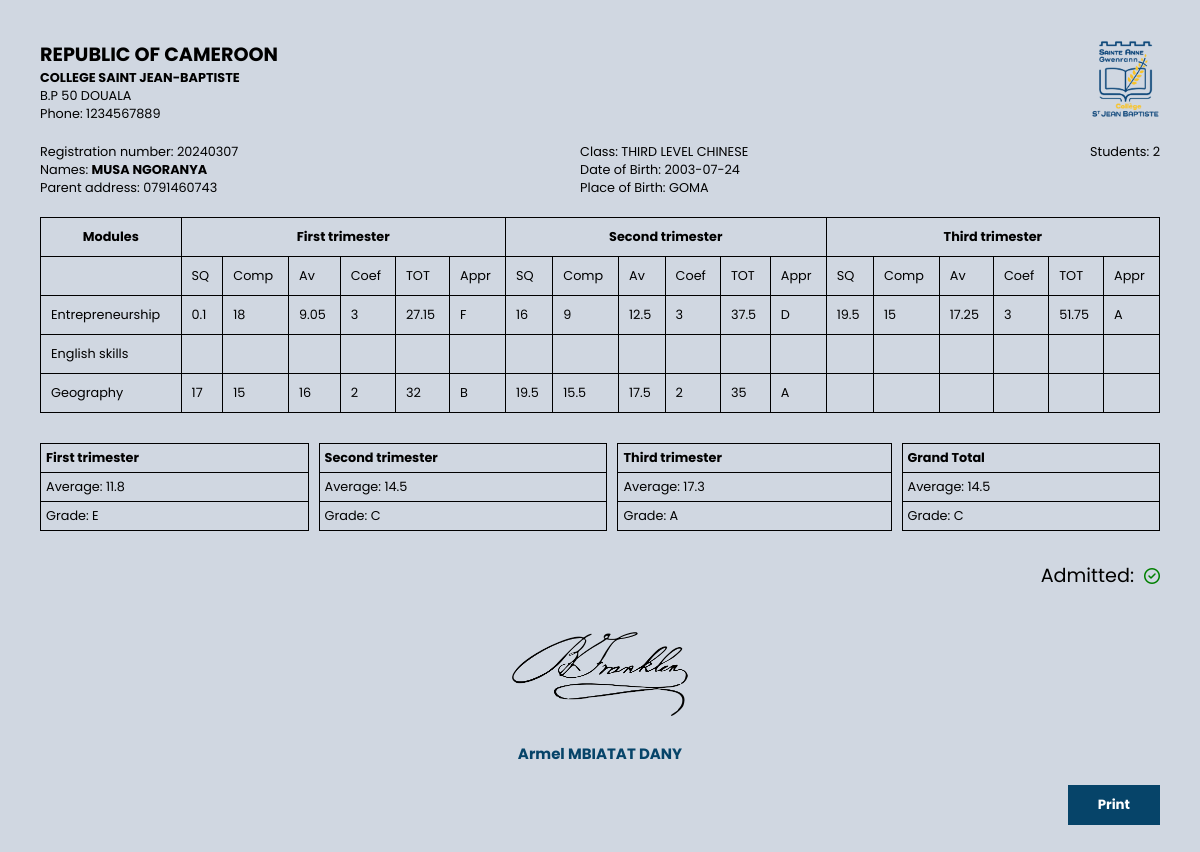
/pages/formteacher/bulletin/bulletin_per_student.php?student_id=5 (signed in), run on the app's committed database.
### tables this page shows
CREATE TABLE `students_per_class` (
  `student_id` int(11) NOT NULL,
  `regnumber` varchar(10) NOT NULL,
  `fname` varchar(255) NOT NULL,
  `lname` varchar(255) NOT NULL,
  `parent_address` varchar(255) NOT NULL,
  `Dob` date NOT NULL,
  `Pob` varchar(255) NOT NULL,
  `class_id` int(11) NOT NULL
);

CREATE TABLE `classes` (
  `class_id` int(11) NOT NULL,
  `class_name` varchar(255) NOT NULL
);

CREATE TABLE `marksheets` (
  `marksheet_id` int(11) NOT NULL,
  `SQ` float NOT NULL,
  `comp` float NOT NULL,
  `total` float NOT NULL,
  `student_id` int(11) NOT NULL,
  `course_id` int(11) NOT NULL,
  `trim_id` int(11) NOT NULL,
  `class_id` int(11) NOT NULL
);

### models/table_queries.php (called while the page is built, shortened)
<?php
$servername = "localhost";
$username = "root";
$password = "";
$dbname = "students_marksheet_management_system";
$conn = new mysqli($servername, $username, $password, $dbname);
$class_id = $_SESSION['class_id'];
$sql_courses = "SELECT DISTINCT c.course_name, c.coefficient
                FROM courses c
                JOIN courses cc ON c.course_id = cc.course_id
                WHERE cc.class_id = $class_id";
$result_courses = $conn->query($sql_courses);
$courses = [];
if ($result_courses->num_rows > 0) {
    while($row_course = $result_courses->fetch_assoc()) {
        $courses[] = [
            'course_name' => $row_course["course_name"],
            'coefficient' => $row_course["coefficient"]
        ];
    }
}
$sql_trimesters = "SELECT DISTINCT trimester_name FROM trimeters";
$result_trimesters = $conn->query($sql_trimesters);
$trimesters = [];
if ($result_trimesters->num_rows > 0) {
    while($row_trimester = $result_trimesters->fetch_assoc()) {
        $trimesters[] = $row_trimester["trimester_name"];
    }
}
$stmt=$db->prepare("SELECT COUNT(DISTINCT spc.student_id)  as studentID, c.* FROM students_per_class spc LEFT JOIN classes c ON spc.class_id=c.class_id WHERE c.class_id ={$_SESSION['class_id']}");
$stmt->execute();
$countstudent=$stmt->fetchAll(PDO::FETCH_OBJ);
?>

### pages/formteacher/bulletin/bulletin_per_student.php (the view, shortened to what this page needs)
<?php
require_once('../../../database/DBConnection.php');
?>
<!DOCTYPE html>
<html lang="en">
<head>
    <link rel="stylesheet" href="../../../css/index.css">
    <link rel="stylesheet" href="https://cdnjs.cloudflare.com/ajax/libs/font-awesome/6.5.1/css/all.min.css"/>
</head>
<body>
<section class="table-section">
    <?php
require_once('../../../models/table_queries.php');
if (isset($_GET['student_id']) && !empty($_GET['student_id'])) {
    $id = $_GET['student_id'];
    $request = $conn->prepare("SELECT s.*, c.class_name
    FROM students_per_class s
    JOIN classes c ON s.class_id = c.class_id
    WHERE s.class_id = ? AND student_id = ?");
    $request->bind_param("ii", $class_id, $id);
    $request->execute();
    $stmt = $request->get_result();
    $row = $stmt->fetch_assoc();
    if ($row) {
        $student_id = $row["student_id"];
        $regnumber = $row["regnumber"];
        $student_name = $row["fname"];
        $student_lname = $row["lname"];
        $class_name = $row["class_name"];
        $parentAdress = $row["parent_address"];
        $Dob = $row["Dob"];
        $Pob = $row["Pob"];
        ?>
        <div class="top-section">
            <div class="bulletin-title">
                <h2>REPUBLIC OF CAMEROON</h2>
                <h4>COLLEGE SAINT JEAN-BAPTISTE</h4>
                <p>B.P 50 DOUALA</p>
                <P>Phone: 1234567889</P>
            </div>
            <div class="school-logo">
                <p><img src="../../../images/logo-st-jean.png" alt=""></p>
            </div>
        </div>
        <div class="identity">
            <div>
                <p>Registration number: <span><?= $regnumber?></span></p>
                <p>Names: <strong><?= $student_name.' '. $student_lname?></strong></p>
                <p>Parent address: <span><?= $parentAdress?></span></p>
            </div>
            <div>
                <p>Class: <?= $class_name?></p>
                <p>Date of Birth: <span><?=$Dob?></span></p>
                <p>Place of Birth: <span><?=$Pob?></span></p>
            </div>
            <div>
                <p>Students: <span><?php foreach($countstudent as $numberof_student) echo $numberof_student->studentID ?></span></p>
            </div>
        </div>
        <?php
        echo "<table>
                <tr>
                    <th>Modules</th>";
        foreach ($trimesters as $trimester) {
            echo "<th colspan='6'>$trimester</th>";
        }
        echo "</tr>";
        echo "<tr>
                <td></td>";
        foreach ($trimesters as $trimester) {
            echo "<td>SQ</td><td>Comp</td><td>Av</td><td>Coef</td><td>TOT</td><td>Appr</td>";
        }
        echo "</tr>";
        foreach ($courses as $course) {
            $course_name = $course['course_name'];
            $coefficient = $course['coefficient'];
            echo "<tr>
                    <td>$course_name</td>";
            foreach ($trimesters as $trimester) {
                $sql_marks = "SELECT ms.SQ, ms.comp
                            FROM marksheets ms
                            JOIN trimeters t ON ms.trim_id = t.trim_id
                            JOIN courses co ON ms.course_id = co.course_id
                            WHERE co.course_name = '{$course['course_name']}' AND t.trimester_name = '$trimester' AND ms.student_id = $student_id ";
                $result_marks = $conn->query($sql_marks);
                if (mysqli_num_rows($result_marks) > 0) {
                    $row_marks = $result_marks->fetch_assoc();
                    $av=($row_marks["SQ"] + $row_marks["comp"] )/2;
                    $tot=$av * $coefficient;
                    ?> <?= !empty($row_marks["SQ"]) ? "<td>{$row_marks['SQ']}</td>" : "<td>0</td>"; ?>
                    <?= !empty($row_marks["comp"]) ? "<td>{$row_marks['comp']}</td>" : "<td>0</td>"; ?>
                    <?= !empty($av) ? "<td>{$av}</td>" : "<td></td>"; ?>
                    <?= !empty($coefficient) ? "<td>{$coefficient}</td>" : "<td>0</td>"; ?>
                    <?= !empty($tot) ? "<td>{$tot}</td>" : "<td>0</td>"; ?>
                    <?= empty($av) ? "<td></td>" :
                        ($av < 10 ? "<td>F</td>" :
                            ($av >= 10 && $av < 12 ? "<td>E</td>" :
                                ($av >= 12 && $av < 13 ? "<td>D</td>" :
                                    ($av >= 13 && $av < 15 ? "<td>C</td>" :
                                        ($av >= 15 && $av < 17 ? "<td>B</td>" :
                                            ($av >= 17 && $av <= 20 ? "<td>A</td>" : "<td></td>")
                                        )
                                    )
                                )
                            )
                        ); ?>
                    <?php
             } else {
                    echo "<td></td><td></td><td></td><td></td><td></td><td></td>";
                }
            }
            echo "</tr>";
        }
        echo "</table>";
        ?>
        <div class="marks-content">
            <?php
            $grand_total = 0;
            foreach ($trimesters as $trimester) {
                $sql_course_check = "SELECT COUNT(*) AS course_count
                                     FROM marksheets ms
                                     JOIN trimeters t ON ms.trim_id = t.trim_id
                                     WHERE t.trimester_name = '$trimester' AND ms.student_id = $student_id";
                $result_course_check = $conn->query($sql_course_check);
                $course_count = 0;
                if ($result_course_check->num_rows > 0) {
                    $row_course_check = $result_course_check->fetch_assoc();
                    $course_count = $row_course_check['course_count'];
                }
                $sql_total_marks = "SELECT  SUM(ms.total) as total_marks, SUM(cr.coefficient) AS coefficients
                                    FROM marksheets ms
                                    JOIN trimeters t ON ms.trim_id = t.trim_id
                                    JOIN courses cr ON ms.course_id = cr.course_id
                                    WHERE t.trimester_name = '$trimester' AND ms.student_id = $student_id";
                $result_total_marks = $conn->query($sql_total_marks);
                $total_marks = 0;
                if ($result_total_marks->num_rows > 0) {
                    $row_total_marks = $result_total_marks->fetch_assoc();
                    $coeff = $row_total_marks['coefficients'];
                    if ($coeff != 0) {
                        $total_marks = $row_total_marks['total_marks'] / $coeff;
                    } else {
                        $total_marks = 0;
                    }
                }
                if (! $course_count == 0) {
                    echo "<div class='bulletin-result $trimester'>
                    <h4>$trimester</h4>";
                    ?>
                           <p>Average: <?= number_format($total_marks,1)?></p>
                           <p>Grade:
                                <span>
                                <?= empty($total_marks) ? "" :
                                    ($total_marks < 10 ? "F" :
                                        ($total_marks >= 10 && $total_marks < 12 ? "E" :
                                            ($total_marks >= 12 && $total_marks < 13 ? "D" :
                                                ($total_marks >= 13 && $total_marks < 15 ? "C" :
                                                    ($total_marks >= 15 && $total_marks < 17 ? "B" :
                                                        ($total_marks >= 17 && $total_marks <= 20 ? "A" : "")
                                                    )
                                                )
                                            )
                                        )
                                ); ?>
                                </span>
                            </p>
                    <?php
                    echo" </div>";
                }
                $grand_total += $total_marks/3;
            }
            if($grand_total !=0){
                ?>
                    <div class='bulletin-result tot-gen'>
                    <h4>Grand Total</h4>
                    <p>Average: <?= number_format($grand_total,1) ?></p>
                    <p>Grade:
                         <span>
                         <?= empty($grand_total) ? "" :
                             ($grand_total < 10 ? "F" :
                                 ($grand_total >= 10 && $grand_total < 12 ? "E" :
                                     ($grand_total>= 12 && $grand_total < 13 ? "D" :
                                         ($grand_total >= 13 && $grand_total < 15 ? "C" :
                                             ($grand_total >= 15 && $grand_total < 17 ? "B" :
                                                 ($grand_total >= 17 && $grand_total <= 20 ? "A" : "")
                                             )
                                         )
                                     )
                                 )
                         ); ?>
                         </span>
                     </p>
                     </div>
             <?php
            }
            ?>
        </div>
        <?= ($grand_total > 10) ? "<div class='admitted'><p>Admitted: </p><i class='fa-regular fa-circle-check'></i></div> ": "<div class='admitted'><p>Admitted: </p><i style='color:red' class='<i fa-regular fa-circle-xmark'></i></div> " ?>
        <div class="principal-signature">
            <p><img src="../../../images/signature.png" alt="signature"></p>
            <h3>Armel MBIATAT DANY</h3>
        </div>
        <div class="print">
            <button class="printButton" onclick="printBulletin()">Print</button>
        </div>
        <?php
}  else {
    echo '<script>alert("student not found");</script>';
    echo '<script>window.location.href="bulletin.php";</script>';
    exit;
}
}
?>
</section>
</body>
</html>

### css/index.css (style rules this page uses)
:root { --whiteColor: #fff; --blackColor: #000; --grayColor: #d0d7e1; --blueColor: #064469; --grayShadow: #adadad62; --redColor: #cb4c46; --btnColor: #efeded; --blackShadow: #00000046; }
body { font-size: 1rem; font-family: "Poppins", sans-serif; background-color: var(--grayColor); }
* { margin: 0; padding: 0; text-decoration: none; box-sizing: border-box; }
input, button { border: none; outline: none; font-family: "Poppins", sans-serif; }
h3 { text-align: center; margin-top: 20px; margin-bottom: 20px; color: var(--blueColor); }
.table-section { font-size: 0.8rem; padding: 40px 40px; }
.table-section .top-section { display: flex; justify-content: space-between; }
.table-section .top-section .school-logo img { width: 70px; }
.table-section .identity { display: flex; justify-content: space-between; margin-top: 20px; margin-bottom: 20px; }
.table-section table { width: 100%; margin: auto; border-collapse: collapse; }
.table-section table tbody tr th, .table-section table tbody tr td { padding: 10px; border: 1px solid var(--blackColor); }
.table-section .marks-content { margin-top: 30px; display: grid; gap: 10px; -webkit-column-gap: 10px; margin-bottom: 30px; grid-template-columns: auto auto auto auto; }
.table-section .marks-content .bulletin-result { border-bottom: 1px solid var(--blackColor); border-right: 1px solid var(--blackColor); border-left: 1px solid var(--blackColor); }
.table-section .marks-content .bulletin-result h4, .table-section .marks-content .bulletin-result p { padding: 5px; border-top: 1px solid var(--blackColor); }
.table-section .admitted { display: flex; align-items: center; margin-bottom: 20px; margin-top: 20px; justify-content: flex-end; gap: 10px; font-size: 1.2rem; -webkit-column-gap: 10px; }
.table-section .admitted i { font-size: 1rem; color: green; }
.table-section .principal-signature { margin-top: 40px; display: grid; text-align: center; justify-content: center; }
.table-section .principal-signature img { width: 180px; }
.table-section .print { display: flex; justify-content: flex-end; }
.table-section .print .printButton { border: none; padding: 10px 30px; color: var(--whiteColor); font-weight: 700; cursor: pointer; background-color: var(--blueColor); margin-bottom: 20px; }

### data on the page
students_per_class: regnumber "20240307", fname "MUSA", lname "NGORANYA", parent_address "0791460743", class.class_name "THIRD LEVEL CHINESE", Dob "2003-07-24", Pob "GOMA"
classes: studentID "2"
marksheets: SQ "0.1", comp "18", av "9.05", coefficient "3", tot "27.15", shows "F"
marksheets: SQ "16", comp "9", av "12.5", coefficient "3", tot "37.5", shows "D"
marksheets: SQ "19.5", comp "15", av "17.25", coefficient "3", tot "51.75", shows "A"
marksheets: SQ "17", comp "15", av "16", coefficient "2", tot "32", shows "B"
marksheets: SQ "19.5", comp "15.5", av "17.5", coefficient "2", tot "35", shows "A"

### other printed values
$trimester "First trimester"
$trimester "Second trimester"
$trimester "Third trimester"
$course_name "Entrepreneurship"
$course_name "English skills"
$course_name "Geography"
$total_marks "11.8"
$total_marks "14.5"
$total_marks "17.3"
$grand_total "14.5"
